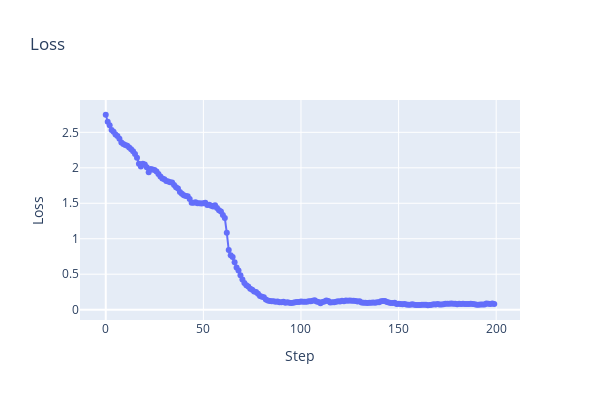

Write notebook code for a chart like this one.
### Code cell
x_timesteps = []
y_losses = []
text_suffixes = []

adv_suffix = adv_suffix_init

for i in range(num_steps):

    # Step 1. Tokenize the prompt (instruction + adv_suffix + target).
    input_ids = suffix_manager.get_input_ids(adv_string=adv_suffix).to(device)

    # Step 2. Compute gradients of the loss with respect to the control tokens.
    coordinate_grad = token_gradients(
        model, 
        input_ids,
        suffix_manager._control_slice,
        suffix_manager._target_slice,
        suffix_manager._loss_slice
    )

    # Step 3. Sample a batch of new tokens based on the gradients.
    with torch.no_grad():
        
        # Step 3a. Slice the input to locate the adv_suffix.
        adv_suffix_tokens = input_ids[suffix_manager._control_slice]

        # Step 3b. Randomly sample a batch of replacements.
        new_adv_suffix_toks = sample_control(
            adv_suffix_tokens, 
            coordinate_grad, 
            batch_size, 
            topk,
            not_allowed_tokens=not_allowed_tokens
        )
        
        # Step 3c. Filter out candidates that alter number of control tokens.
        # This step is necessary because tokenizers are not invertible
        # so Encode(Decode(tokens)) may produce a different tokenization.
        # We ensure the number of token remains to prevent the memory keeps growing and run into OOM.
        new_adv_suffix_toks = get_filtered_cand_toks(
            tokenizer,
            control_cand=new_adv_suffix_toks,
            curr_control=adv_suffix)

        # Step 3d. Compute loss on these candidates. 
        losses = get_losses(
            input_ids,
            new_adv_suffix_toks,
            suffix_manager._control_slice,
            suffix_manager._target_slice,
            suffix_manager._loss_slice,
            model
        )

        # Step 4. Update the adv_suffix with the best candidate (lowest resulting loss).
        best_new_adv_suffix_id = losses.argmin()
        best_new_adv_suffix_toks = new_adv_suffix_toks[best_new_adv_suffix_id]

        current_loss = losses[best_new_adv_suffix_id]
        adv_suffix = tokenizer.decode(best_new_adv_suffix_toks, skip_special_tokens=True)

    # update plot
    x_timesteps.append(i)
    y_losses.append(current_loss.detach().cpu().numpy())
    text_suffixes.append(adv_suffix)
    update_plot(x_timesteps, y_losses, text_suffixes)

    # print current loss and suffix
    print(f"\nStep {i}")
    print(f"\tLoss: {current_loss.detach().cpu().numpy()}")
    print(f"\n\tSuffix:{adv_suffix}")

    # clean up cache
    del coordinate_grad, adv_suffix_tokens ; gc.collect()
    torch.cuda.empty_cache()

### Figure 1 — Plotly figure (JSON) as saved in the notebook; plotly's stock layout.template omitted (floating-point values rounded to 4 significant figures; data arrays with more than 128 entries replaced by an {"elided": "..."} marker saying what was removed)
{"data": [{"hoverinfo": "x+y+text", "mode": "lines+markers", "name": "Loss", "text": {"elided": "200 str values"}, "type": "scatter", "x": {"elided": "200 int values"}, "y": {"elided": "200 float values"}}], "layout": {"height": 400, "title": {"text": "Loss"}, "width": 600, "xaxis": {"title": {"text": "Step"}}, "yaxis": {"title": {"text": "Loss"}}}}
